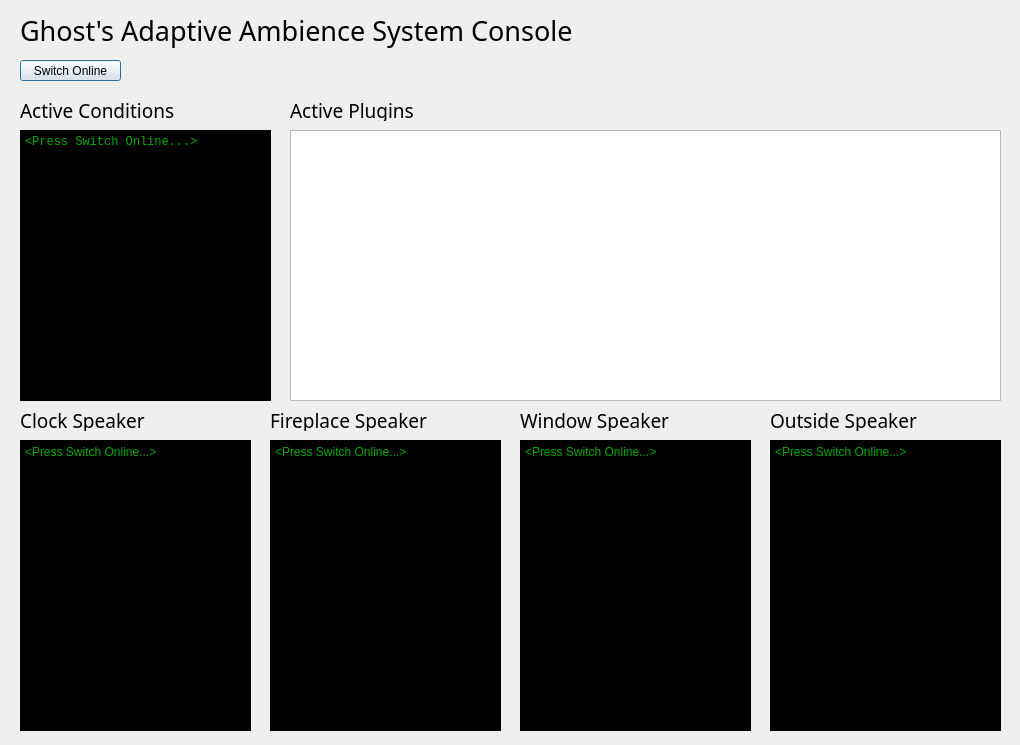
<?xml version="1.0" encoding="UTF-8"?>
<ui version="4.0">
 <class>Dialog</class>
 <widget class="QDialog" name="Dialog">
  <property name="geometry">
   <rect>
    <x>0</x>
    <y>0</y>
    <width>1020</width>
    <height>745</height>
   </rect>
  </property>
  <property name="windowTitle">
   <string>Dialog</string>
  </property>
  <widget class="QPushButton" name="onButton">
   <property name="geometry">
    <rect>
     <x>20</x>
     <y>60</y>
     <width>101</width>
     <height>21</height>
    </rect>
   </property>
   <property name="text">
    <string>Switch Online</string>
   </property>
  </widget>
  <widget class="QLabel" name="label">
   <property name="geometry">
    <rect>
     <x>20</x>
     <y>10</y>
     <width>851</width>
     <height>41</height>
    </rect>
   </property>
   <property name="font">
    <font>
     <family>ROG Fonts</family>
     <pointsize>20</pointsize>
    </font>
   </property>
   <property name="text">
    <string>Ghost's Adaptive Ambience System Console</string>
   </property>
  </widget>
  <widget class="QListView" name="plugins">
   <property name="geometry">
    <rect>
     <x>290</x>
     <y>130</y>
     <width>711</width>
     <height>271</height>
    </rect>
   </property>
  </widget>
  <widget class="QLabel" name="label_2">
   <property name="geometry">
    <rect>
     <x>20</x>
     <y>100</y>
     <width>231</width>
     <height>21</height>
    </rect>
   </property>
   <property name="font">
    <font>
     <family>OCR A Extended</family>
     <pointsize>14</pointsize>
    </font>
   </property>
   <property name="text">
    <string>Active Conditions</string>
   </property>
  </widget>
  <widget class="QLabel" name="label_3">
   <property name="geometry">
    <rect>
     <x>290</x>
     <y>100</y>
     <width>161</width>
     <height>21</height>
    </rect>
   </property>
   <property name="font">
    <font>
     <family>OCR A Extended</family>
     <pointsize>14</pointsize>
    </font>
   </property>
   <property name="text">
    <string>Active Plugins</string>
   </property>
  </widget>
  <widget class="QTextBrowser" name="conditions">
   <property name="geometry">
    <rect>
     <x>20</x>
     <y>130</y>
     <width>251</width>
     <height>271</height>
    </rect>
   </property>
   <property name="font">
    <font>
     <family>Consolas</family>
     <pointsize>9</pointsize>
     <italic>false</italic>
     <bold>true</bold>
    </font>
   </property>
   <property name="styleSheet">
    <string notr="true">font: 700 9pt &quot;Consolas&quot;;
color: rgb(0, 170, 0);
background-color: rgb(0, 0, 0);</string>
   </property>
   <property name="html">
    <string>&lt;!DOCTYPE HTML PUBLIC &quot;-//W3C//DTD HTML 4.0//EN&quot; &quot;http://www.w3.org/TR/REC-html40/strict.dtd&quot;&gt;
&lt;html&gt;&lt;head&gt;&lt;meta name=&quot;qrichtext&quot; content=&quot;1&quot; /&gt;&lt;meta charset=&quot;utf-8&quot; /&gt;&lt;style type=&quot;text/css&quot;&gt;
p, li { white-space: pre-wrap; }
&lt;/style&gt;&lt;/head&gt;&lt;body style=&quot; font-family:'Consolas'; font-size:9pt; font-weight:700; font-style:normal;&quot;&gt;
&lt;p style=&quot; margin-top:0px; margin-bottom:0px; margin-left:0px; margin-right:0px; -qt-block-indent:0; text-indent:0px;&quot;&gt;&lt;span style=&quot; font-family:'Segoe UI'; font-weight:400;&quot;&gt;&amp;lt;Press Switch Online...&amp;gt;&lt;/span&gt;&lt;/p&gt;&lt;/body&gt;&lt;/html&gt;</string>
   </property>
  </widget>
  <widget class="QTextBrowser" name="clockSpeaker">
   <property name="geometry">
    <rect>
     <x>20</x>
     <y>440</y>
     <width>231</width>
     <height>291</height>
    </rect>
   </property>
   <property name="styleSheet">
    <string notr="true">font: 700 9pt &quot;Consolas&quot;;
color: rgb(0, 170, 0);
background-color: rgb(0, 0, 0);</string>
   </property>
   <property name="html">
    <string>&lt;!DOCTYPE HTML PUBLIC &quot;-//W3C//DTD HTML 4.0//EN&quot; &quot;http://www.w3.org/TR/REC-html40/strict.dtd&quot;&gt;
&lt;html&gt;&lt;head&gt;&lt;meta name=&quot;qrichtext&quot; content=&quot;1&quot; /&gt;&lt;meta charset=&quot;utf-8&quot; /&gt;&lt;style type=&quot;text/css&quot;&gt;
p, li { white-space: pre-wrap; }
&lt;/style&gt;&lt;/head&gt;&lt;body style=&quot; font-family:'Consolas'; font-size:9pt; font-weight:700; font-style:normal;&quot;&gt;
&lt;p style=&quot; margin-top:0px; margin-bottom:0px; margin-left:0px; margin-right:0px; -qt-block-indent:0; text-indent:0px;&quot;&gt;&lt;span style=&quot; font-family:'Segoe UI'; font-weight:400;&quot;&gt;&amp;lt;Press Switch Online...&amp;gt;&lt;/span&gt;&lt;/p&gt;&lt;/body&gt;&lt;/html&gt;</string>
   </property>
  </widget>
  <widget class="QTextBrowser" name="fireplaceSpeaker">
   <property name="geometry">
    <rect>
     <x>270</x>
     <y>440</y>
     <width>231</width>
     <height>291</height>
    </rect>
   </property>
   <property name="styleSheet">
    <string notr="true">font: 700 9pt &quot;Consolas&quot;;
color: rgb(0, 170, 0);
background-color: rgb(0, 0, 0);</string>
   </property>
   <property name="html">
    <string>&lt;!DOCTYPE HTML PUBLIC &quot;-//W3C//DTD HTML 4.0//EN&quot; &quot;http://www.w3.org/TR/REC-html40/strict.dtd&quot;&gt;
&lt;html&gt;&lt;head&gt;&lt;meta name=&quot;qrichtext&quot; content=&quot;1&quot; /&gt;&lt;meta charset=&quot;utf-8&quot; /&gt;&lt;style type=&quot;text/css&quot;&gt;
p, li { white-space: pre-wrap; }
&lt;/style&gt;&lt;/head&gt;&lt;body style=&quot; font-family:'Consolas'; font-size:9pt; font-weight:700; font-style:normal;&quot;&gt;
&lt;p style=&quot; margin-top:0px; margin-bottom:0px; margin-left:0px; margin-right:0px; -qt-block-indent:0; text-indent:0px;&quot;&gt;&lt;span style=&quot; font-family:'Segoe UI'; font-weight:400;&quot;&gt;&amp;lt;Press Switch Online...&amp;gt;&lt;/span&gt;&lt;/p&gt;&lt;/body&gt;&lt;/html&gt;</string>
   </property>
  </widget>
  <widget class="QTextBrowser" name="windowSpeaker">
   <property name="geometry">
    <rect>
     <x>520</x>
     <y>440</y>
     <width>231</width>
     <height>291</height>
    </rect>
   </property>
   <property name="styleSheet">
    <string notr="true">font: 700 9pt &quot;Consolas&quot;;
color: rgb(0, 170, 0);
background-color: rgb(0, 0, 0);</string>
   </property>
   <property name="html">
    <string>&lt;!DOCTYPE HTML PUBLIC &quot;-//W3C//DTD HTML 4.0//EN&quot; &quot;http://www.w3.org/TR/REC-html40/strict.dtd&quot;&gt;
&lt;html&gt;&lt;head&gt;&lt;meta name=&quot;qrichtext&quot; content=&quot;1&quot; /&gt;&lt;meta charset=&quot;utf-8&quot; /&gt;&lt;style type=&quot;text/css&quot;&gt;
p, li { white-space: pre-wrap; }
&lt;/style&gt;&lt;/head&gt;&lt;body style=&quot; font-family:'Consolas'; font-size:9pt; font-weight:700; font-style:normal;&quot;&gt;
&lt;p style=&quot; margin-top:0px; margin-bottom:0px; margin-left:0px; margin-right:0px; -qt-block-indent:0; text-indent:0px;&quot;&gt;&lt;span style=&quot; font-family:'Segoe UI'; font-weight:400;&quot;&gt;&amp;lt;Press Switch Online...&amp;gt;&lt;/span&gt;&lt;/p&gt;&lt;/body&gt;&lt;/html&gt;</string>
   </property>
  </widget>
  <widget class="QTextBrowser" name="outsideSpeaker">
   <property name="geometry">
    <rect>
     <x>770</x>
     <y>440</y>
     <width>231</width>
     <height>291</height>
    </rect>
   </property>
   <property name="styleSheet">
    <string notr="true">font: 700 9pt &quot;Consolas&quot;;
color: rgb(0, 170, 0);
background-color: rgb(0, 0, 0);</string>
   </property>
   <property name="html">
    <string>&lt;!DOCTYPE HTML PUBLIC &quot;-//W3C//DTD HTML 4.0//EN&quot; &quot;http://www.w3.org/TR/REC-html40/strict.dtd&quot;&gt;
&lt;html&gt;&lt;head&gt;&lt;meta name=&quot;qrichtext&quot; content=&quot;1&quot; /&gt;&lt;meta charset=&quot;utf-8&quot; /&gt;&lt;style type=&quot;text/css&quot;&gt;
p, li { white-space: pre-wrap; }
&lt;/style&gt;&lt;/head&gt;&lt;body style=&quot; font-family:'Consolas'; font-size:9pt; font-weight:700; font-style:normal;&quot;&gt;
&lt;p style=&quot; margin-top:0px; margin-bottom:0px; margin-left:0px; margin-right:0px; -qt-block-indent:0; text-indent:0px;&quot;&gt;&lt;span style=&quot; font-family:'Segoe UI'; font-weight:400;&quot;&gt;&amp;lt;Press Switch Online...&amp;gt;&lt;/span&gt;&lt;/p&gt;&lt;/body&gt;&lt;/html&gt;</string>
   </property>
  </widget>
  <widget class="QLabel" name="label_4">
   <property name="geometry">
    <rect>
     <x>20</x>
     <y>410</y>
     <width>231</width>
     <height>21</height>
    </rect>
   </property>
   <property name="font">
    <font>
     <family>OCR A Extended</family>
     <pointsize>14</pointsize>
    </font>
   </property>
   <property name="text">
    <string>Clock Speaker</string>
   </property>
  </widget>
  <widget class="QLabel" name="label_5">
   <property name="geometry">
    <rect>
     <x>270</x>
     <y>410</y>
     <width>231</width>
     <height>21</height>
    </rect>
   </property>
   <property name="font">
    <font>
     <family>OCR A Extended</family>
     <pointsize>14</pointsize>
    </font>
   </property>
   <property name="text">
    <string>Fireplace Speaker</string>
   </property>
  </widget>
  <widget class="QLabel" name="label_6">
   <property name="geometry">
    <rect>
     <x>520</x>
     <y>410</y>
     <width>231</width>
     <height>21</height>
    </rect>
   </property>
   <property name="font">
    <font>
     <family>OCR A Extended</family>
     <pointsize>14</pointsize>
    </font>
   </property>
   <property name="text">
    <string>Window Speaker</string>
   </property>
  </widget>
  <widget class="QLabel" name="label_7">
   <property name="geometry">
    <rect>
     <x>770</x>
     <y>410</y>
     <width>231</width>
     <height>21</height>
    </rect>
   </property>
   <property name="font">
    <font>
     <family>OCR A Extended</family>
     <pointsize>14</pointsize>
    </font>
   </property>
   <property name="text">
    <string>Outside Speaker</string>
   </property>
  </widget>
 </widget>
 <resources/>
 <connections/>
</ui>
